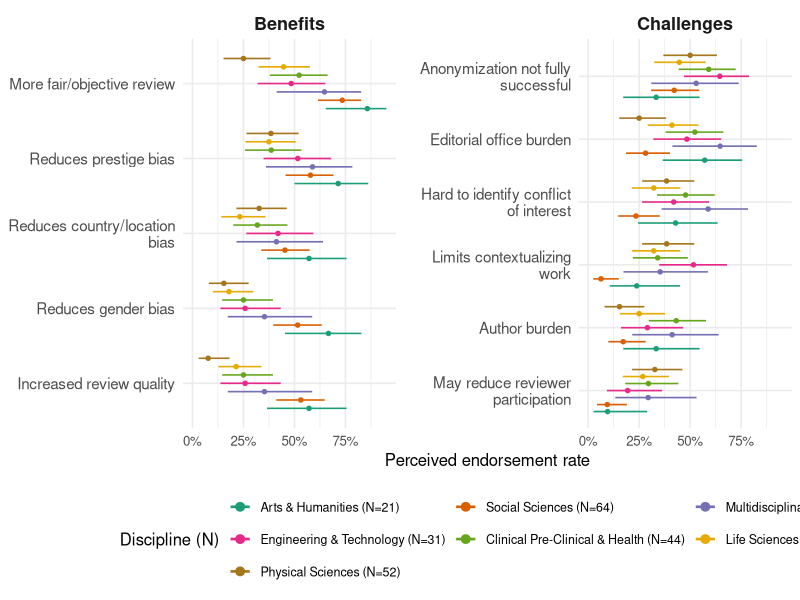

The R source for this figure:
# 08_figS7_by_discipline.R
# Figure S7: a by-field version of the perceived benefits/challenges. For each
# benefit/challenge, one colored point + Wilson CI per discipline, dodged on the
# same row. Same data as the Figure 4B heatmap, drawn as pointranges.
#
# Input:  data/blinding_survey_dat.csv
# Output: figures/FigureS7_perceived_by_discipline.png
# Run from the repo root: Rscript scripts/08_figS7_by_discipline.R

suppressPackageStartupMessages({
  library(tidyverse); library(scales); library(patchwork)
})

# ---- constants / helpers ----
colors_type <- c("Challenge" = "#e6550d", "Benefit" = "#3182bd")
challenge_labels <- c(
  challenge_a = "Author burden", challenge_b = "Editorial office burden",
  challenge_c = "Anonymization not fully successful",
  challenge_d = "Hard to identify conflict of interest",
  challenge_e = "May reduce reviewer participation",
  challenge_f = "Limits contextualizing work")
benefit_labels <- c(
  benefit_a = "More fair/objective review", benefit_b = "Reduces prestige bias",
  benefit_c = "Reduces gender bias", benefit_d = "Reduces country/location bias",
  benefit_e = "Increased review quality")
item_labels <- c(challenge_labels, benefit_labels)

wilson_ci <- function(x, n, conf.level = 0.95) {
  if (n == 0) return(tibble(prop = NA_real_, lower = NA_real_, upper = NA_real_))
  z <- qnorm(1 - (1 - conf.level) / 2); p_hat <- x / n
  denom <- 1 + z^2 / n
  center <- (p_hat + z^2 / (2 * n)) / denom
  margin <- (z / denom) * sqrt(p_hat * (1 - p_hat) / n + z^2 / (4 * n^2))
  tibble(prop = p_hat, lower = max(0, center - margin), upper = min(1, center + margin))
}
calc_rates <- function(data, group_vars = NULL) {
  items <- names(item_labels)
  data %>% select(all_of(c(group_vars, items))) %>%
    pivot_longer(all_of(items), names_to = "item", values_to = "endorsed") %>%
    mutate(type = if_else(str_starts(item, "challenge"), "Challenge", "Benefit"),
           item_label = item_labels[item]) %>%
    group_by(across(all_of(c(group_vars, "item", "type", "item_label")))) %>%
    summarise(n_endorsed = sum(endorsed, na.rm = TRUE),
              n_total = sum(!is.na(endorsed)), .groups = "drop") %>%
    rowwise() %>% mutate(ci = list(wilson_ci(n_endorsed, n_total)),
                         prop = ci$prop, lower = ci$lower, upper = ci$upper) %>%
    ungroup() %>% select(-ci)
}

# ---- data ----
all_data <- read_csv("data/blinding_survey_dat.csv", show_col_types = FALSE)
endorsement_dat <- all_data %>% filter(sample == "analytical")
pooled_dat <- endorsement_dat %>%
  filter(pub_model == "Double/triple blind" | !is.na(consid_status))
overall_rates <- calc_rates(pooled_dat) %>%
  group_by(type) %>% mutate(item_label = fct_reorder(item_label, prop)) %>% ungroup()
item_levels <- levels(overall_rates$item_label)

disc_dat <- endorsement_dat %>%
  filter(!is.na(journal_super_category),
         pub_model == "Double/triple blind" | !is.na(consid_status))
disc_n <- disc_dat %>% count(journal_super_category) %>%
  mutate(disc_label = paste0(journal_super_category, " (N=", n, ")"))
disc_rates <- calc_rates(disc_dat, group_vars = "journal_super_category") %>%
  left_join(disc_n, by = "journal_super_category") %>%
  filter(journal_super_category != "Not indicated") %>%   # missing discipline, not a field (matches Fig 4B N=285)
  mutate(item_label = factor(as.character(item_label), levels = item_levels))

# discipline order = by mean benefit endorsement (for legend + color mapping)
disc_order <- disc_rates %>% filter(type == "Benefit") %>%
  group_by(disc_label) %>% summarise(m = mean(prop), .groups = "drop") %>%
  arrange(desc(m)) %>% pull(disc_label)
disc_rates <- disc_rates %>% mutate(disc_label = factor(disc_label, levels = disc_order))

# Dark2 qualitative palette (7 disciplines), colorblind-reasonable
disc_cols <- setNames(
  c("#1b9e77", "#d95f02", "#7570b3", "#e7298a", "#66a61e", "#e6ab02", "#a6761d"),
  disc_order)

# ---- by-field version ----
figS6 <- disc_rates %>%
  mutate(type = recode(type, "Benefit" = "Benefits", "Challenge" = "Challenges")) %>%
  ggplot(aes(prop, item_label, color = disc_label)) +
  geom_pointrange(aes(xmin = lower, xmax = upper),
                  position = position_dodge(width = 0.78),
                  size = 0.32, fatten = 1.7, linewidth = 0.55) +
  scale_x_continuous(labels = percent_format(accuracy = 1), limits = c(0, NA)) +
  scale_y_discrete(labels = \(x) str_wrap(x, 26)) +
  scale_color_manual(values = disc_cols, name = "Discipline (N)") +
  facet_wrap(~ type, scales = "free_y") +
  labs(x = "Perceived endorsement rate", y = NULL) +
  guides(color = guide_legend(nrow = 3, byrow = TRUE,
                              override.aes = list(linewidth = 0.9, size = 0.5))) +
  theme_minimal(base_size = 12) +
  theme(legend.position = "bottom",
        legend.text = element_text(size = 9),
        strip.text = element_text(size = 13, face = "bold"),
        panel.spacing = unit(1.2, "lines"),
        axis.text.y = element_text(size = 11),
        plot.title = element_text(size = 13, face = "bold"))

dir.create("figures", showWarnings = FALSE)
ggsave("figures/FigureS7_perceived_by_discipline.png", figS6,
       width = 13, height = 8.5, dpi = 300)
cat("done: figures/FigureS7_perceived_by_discipline.png\n")
